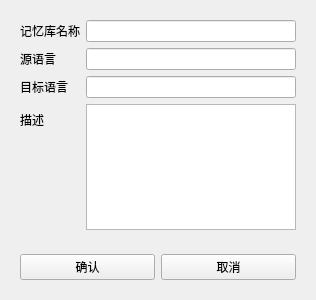
<?xml version="1.0" encoding="UTF-8"?>
<ui version="4.0">
 <class>Create_TM</class>
 <widget class="QWidget" name="Create_TM">
  <property name="geometry">
   <rect>
    <x>0</x>
    <y>0</y>
    <width>316</width>
    <height>300</height>
   </rect>
  </property>
  <property name="windowTitle">
   <string>Form</string>
  </property>
  <layout class="QVBoxLayout" name="verticalLayout">
   <item>
    <widget class="QWidget" name="Create_TM_text" native="true">
     <layout class="QFormLayout" name="formLayout">
      <item row="0" column="0">
       <widget class="QLabel" name="TM_name">
        <property name="text">
         <string>记忆库名称</string>
        </property>
       </widget>
      </item>
      <item row="0" column="1">
       <widget class="QLineEdit" name="lineEdit_TM_name"/>
      </item>
      <item row="1" column="0">
       <widget class="QLabel" name="TM_sourcelanguage">
        <property name="text">
         <string>源语言</string>
        </property>
       </widget>
      </item>
      <item row="1" column="1">
       <widget class="QLineEdit" name="lineEdit_TM_source_language"/>
      </item>
      <item row="2" column="0">
       <widget class="QLabel" name="TM_targetlanguage">
        <property name="text">
         <string>目标语言</string>
        </property>
       </widget>
      </item>
      <item row="2" column="1">
       <widget class="QLineEdit" name="lineEdit_TM_targetlanguage"/>
      </item>
      <item row="3" column="0">
       <widget class="QLabel" name="TM_descripte">
        <property name="text">
         <string>描述</string>
        </property>
       </widget>
      </item>
      <item row="3" column="1">
       <widget class="QTextEdit" name="textEdit_TM_descripte"/>
      </item>
     </layout>
    </widget>
   </item>
   <item>
    <widget class="QWidget" name="Create_TM_tool" native="true">
     <layout class="QHBoxLayout" name="horizontalLayout">
      <item>
       <widget class="QPushButton" name="Create_TM_sure">
        <property name="text">
         <string>确认</string>
        </property>
       </widget>
      </item>
      <item>
       <widget class="QPushButton" name="Create_TM_Cancle">
        <property name="text">
         <string>取消</string>
        </property>
       </widget>
      </item>
     </layout>
    </widget>
   </item>
  </layout>
 </widget>
 <resources/>
 <connections/>
</ui>
